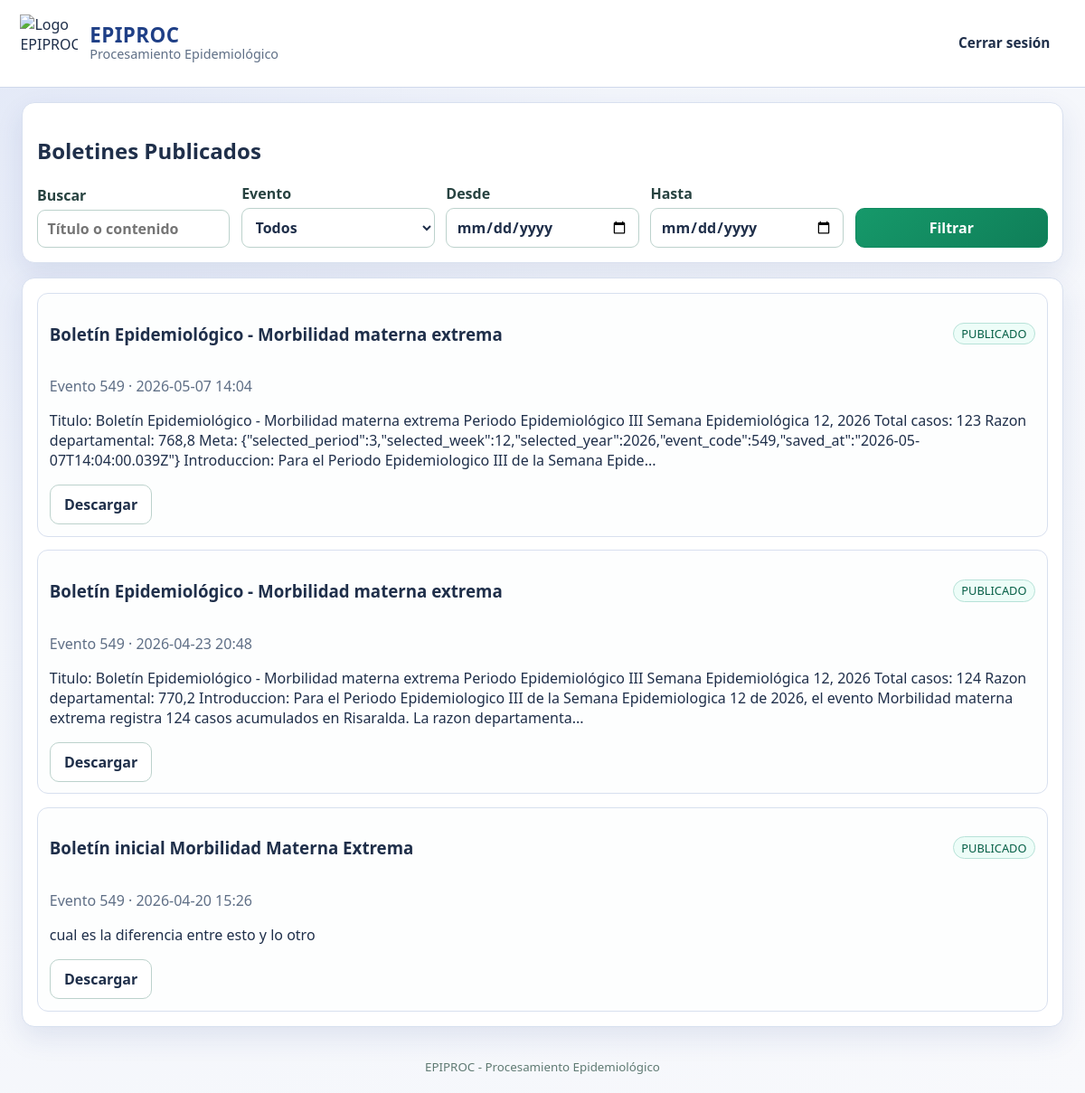
Screenshot of /boletines (signed in) with the database file from the repository.
### epiproc_web/models.py (models this page shows)
class Bulletin(db.Model):
    __tablename__ = "bulletins"
    id = db.Column(db.Integer, primary_key=True)
    title = db.Column(db.String(250), nullable=False)
    content = db.Column(db.Text, nullable=False)
    status = db.Column(db.String(20), nullable=False, default=BulletinStatus.BORRADOR)
    event_code = db.Column(db.Integer, db.ForeignKey("events.code"), nullable=False, index=True)
    author_id = db.Column(db.Integer, db.ForeignKey("users.id"), nullable=False, index=True)
    created_at = db.Column(db.DateTime, default=datetime.utcnow, nullable=False)
    updated_at = db.Column(db.DateTime, default=datetime.utcnow, onupdate=datetime.utcnow, nullable=False)
    published_at = db.Column(db.DateTime, nullable=True)
    author = db.relationship("User", back_populates="bulletins")
    event = db.relationship("Event", back_populates="bulletins")

### epiproc_web/app.py (the view)
    @app.route("/boletines")
    def bulletins_public():
        query = Bulletin.query.filter_by(status=BulletinStatus.PUBLICADO)
        q = (request.args.get("q") or "").strip()
        evento = (request.args.get("evento") or "").strip()
        desde = (request.args.get("desde") or "").strip()
        hasta = (request.args.get("hasta") or "").strip()
        if q:
            like_q = f"%{q}%"
            query = query.filter((Bulletin.title.ilike(like_q)) | (Bulletin.content.ilike(like_q)))
        if evento.isdigit():
            query = query.filter(Bulletin.event_code == int(evento))
        if desde:
            try:
                d_from = datetime.strptime(desde, "%Y-%m-%d")
                query = query.filter(Bulletin.created_at >= d_from)
            except ValueError:
                flash("Fecha desde inválida.", "error")
        if hasta:
            try:
                d_to = datetime.strptime(hasta, "%Y-%m-%d")
                query = query.filter(Bulletin.created_at <= d_to.replace(hour=23, minute=59, second=59))
            except ValueError:
                flash("Fecha hasta inválida.", "error")
        bulletins = query.order_by(Bulletin.published_at.desc().nullslast(), Bulletin.created_at.desc()).all()
        eventos = Event.query.filter_by(active=True).order_by(Event.code.asc()).all()
        return render_template(
            "bulletins_public.html",
            bulletins=bulletins,
            eventos=eventos,
            filters={"q": q, "evento": evento, "desde": desde, "hasta": hasta},
        )

### epiproc_web/app.py (called while the page is built, shortened)
def current_user() -> Optional[User]:
    uid = session.get("user_id")
    if not uid:
        return None
    return User.query.get(uid)

def register_hooks(app: Flask, base_dir: Path) -> None:
    @app.context_processor
    def inject_globals() -> dict[str, Any]:
        return {
            "brand_name": "EPIPROC - Procesamiento Epidemiológico",
            "logo_url": "https://8upload.com/image/3ec1b5cc7de8ad31/bloque2071.png",
            "current_user": current_user(),
            "role_secretario": UserRole.SECRETARIO,
            "role_epidemiologo": UserRole.EPIDEMIOLOGO,
        }
    @app.before_request
    def force_password_change_on_first_login():
        user = current_user()
        if not user:
            return None
        safe_paths = {
            "/logout",
            "/cambiar-clave",
            "/static",
        }
        return None

### epiproc_web/templates/bulletins_public.html (shortened to what this page needs)
{% extends 'base.html' %}
{% block content %}
<section class="card">
    <h2>Boletines Publicados</h2>
    <form class="filters" method="get">
        <label>Buscar
            <input type="text" name="q" value="{{ filters.q }}" placeholder="Título o contenido">
        </label>
        <label>Evento
            <select name="evento">
                <option value="">Todos</option>
            </select>
        </label>
        <label>Desde
            <input type="date" name="desde" value="{{ filters.desde }}">
        </label>
        <label>Hasta
            <input type="date" name="hasta" value="{{ filters.hasta }}">
        </label>
        <button class="btn btn-primary" type="submit">Filtrar</button>
    </form>
</section>
<section class="card">
    {% if bulletins %}
        <div class="list">
            {% for b in bulletins %}
                <article class="list-item">
                    <div class="row between center">
                        <h3>{{ b.title }}</h3>
                        <span class="tag">{{ b.status }}</span>
                    </div>
                    <p class="muted">Evento {{ b.event_code }} · {{ b.created_at.strftime('%Y-%m-%d %H:%M') }}</p>
                    <p>{{ b.content[:360] }}{% if b.content|length > 360 %}...{% endif %}</p>
                    <a class="btn" href="{{ url_for('download_bulletin', bulletin_id=b.id) }}">Descargar</a>
                </article>
            {% endfor %}
        </div>
    {% else %}
        <p class="muted">No hay boletines publicados con los filtros seleccionados.</p>
    {% endif %}
</section>
{% endblock %}

### epiproc_web/static/css/app.css (style rules this page uses)
:root { --bg: #f2f5fb; --surface: #ffffff; --text: #1f2f4a; --muted: #5f6f86; --line: #d8e0ef; --accent: #2f5fbd; --accent-2: #1d3f88; --accent-green: #0f8a5f; --danger: #b42318; --warning: #b54708; --success: #027a48; --shadow: 0 12px 30px rgba(29, 63, 136, 0.1); }
* { box-sizing: border-box; }
body { margin: 0; font-family: "Segoe UI", Tahoma, Geneva, Verdana, sans-serif; color: var(--text); background: radial-gradient(circle at top left, #e2e8f7 0%, var(--bg) 40%, #f8f9fc 100%); min-height: 100vh; animation: pageFadeIn 0.45s ease; }
.card { background: var(--surface); border: 1px solid var(--line); border-radius: 14px; box-shadow: var(--shadow); padding: 1rem; transition: box-shadow 0.25s ease, transform 0.25s ease; }
.row { display: flex; gap: 0.8rem; }
.between { justify-content: space-between; }
.center { align-items: center; }
.filters { display: grid; grid-template-columns: repeat(auto-fit, minmax(180px, 1fr)); gap: 0.8rem; align-items: end; }
label { display: grid; gap: 0.35rem; font-weight: 600; color: #284341; }
input, select, textarea, button { font: inherit; }
input, select, textarea { width: 100%; border: 1px solid #bcd2cc; border-radius: 9px; padding: 0.55rem 0.65rem; background: #fff; color: var(--text); }
.btn { display: inline-flex; align-items: center; justify-content: center; gap: 0.4rem; background: #ffffff; color: var(--text); border: 1px solid #bcd2cc; border-radius: 10px; padding: 0.64rem 0.95rem; text-decoration: none; cursor: pointer; font-weight: 700; line-height: 1; text-align: center; min-height: 44px; transition: transform 0.2s ease, box-shadow 0.2s ease, background-color 0.2s ease, border-color 0.2s ease; }
.btn-primary { border-color: var(--accent-green); background: linear-gradient(140deg, #16996a 0%, #0f7e58 100%); color: #fff; }
.tag, .chip { display: inline-flex; border: 1px solid #b7e2d8; border-radius: 999px; padding: 0.15rem 0.55rem; color: #065f46; background: #edfdf8; font-size: 0.8rem; }
.list { display: grid; gap: 0.9rem; }
.list-item { border: 1px solid var(--line); border-radius: 12px; padding: 0.8rem; background: #fdfefe; }
.muted { color: var(--muted); }

### rows the page displays
Bulletin: title "Boletín Epidemiológico - Morbilidad materna extrema", status "PUBLICADO", event_code "549", created_at "2026-05-07 14:04", content "Titulo: Boletín Epidemiológico - Morbilidad materna extrema Periodo Epidemiológico III Semana Epidemiológica 12, 2026 Total casos: 123 Razon departamental: 768,8 Meta: {\"selected_period\":3,\"selected_week\":12,\"selected_year\":2026,\"event_code\":549,\"saved_at\":\"2026-05-07T14:04:00.039Z\"} Introduccion: Para el Periodo Epidemiologico III de la Semana Epide"
Bulletin: title "Boletín Epidemiológico - Morbilidad materna extrema", status "PUBLICADO", event_code "549", created_at "2026-04-23 20:48", content "Titulo: Boletín Epidemiológico - Morbilidad materna extrema Periodo Epidemiológico III Semana Epidemiológica 12, 2026 Total casos: 124 Razon departamental: 770,2 Introduccion: Para el Periodo Epidemiologico III de la Semana Epidemiologica 12 de 2026, el evento Morbilidad materna extrema registra 124 casos acumulados en Risaralda. La razon departamenta"
Bulletin: title "Boletín inicial Morbilidad Materna Extrema", status "PUBLICADO", event_code "549", created_at "2026-04-20 15:26", content "cual es la diferencia entre esto y lo otro"
